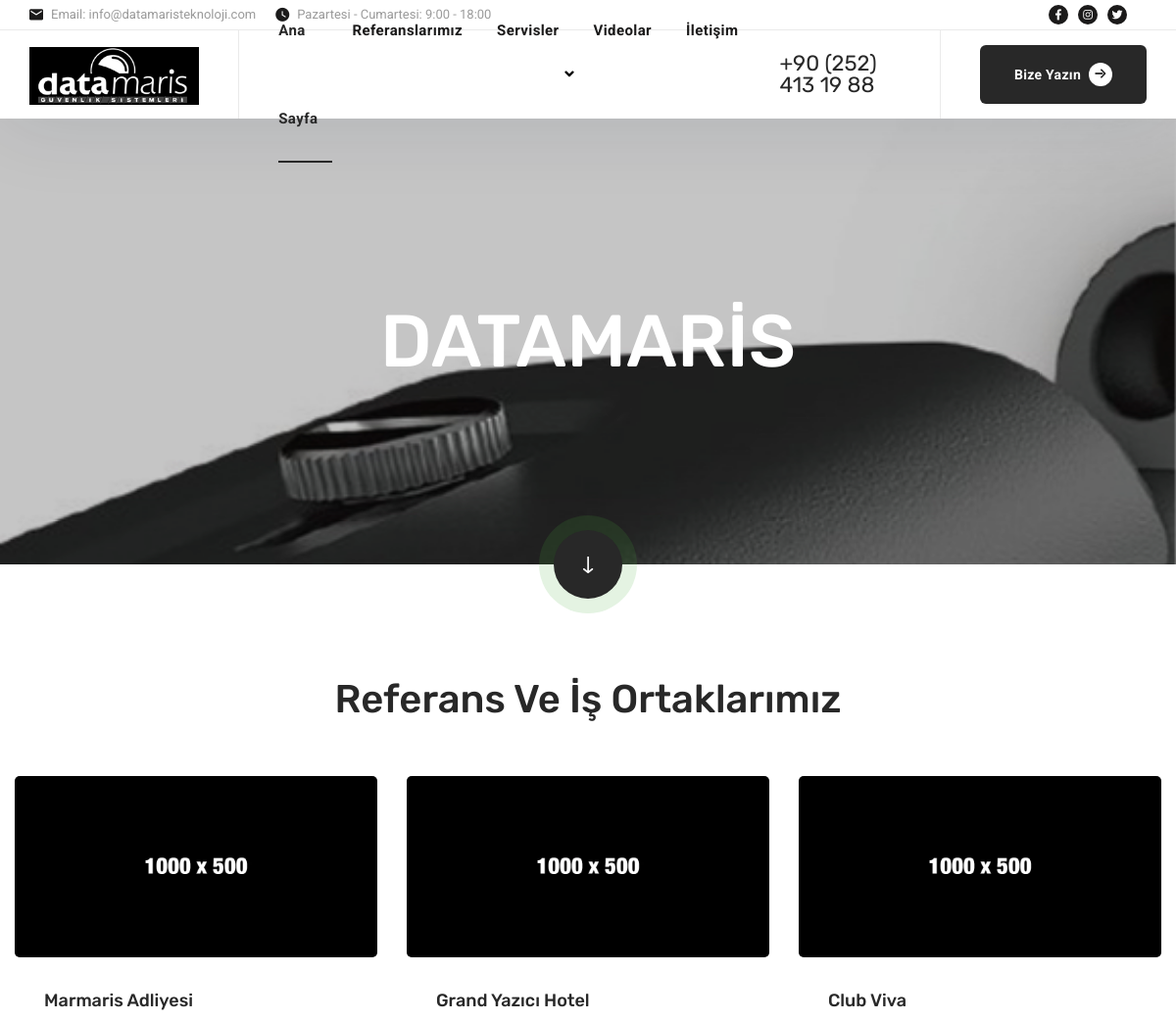
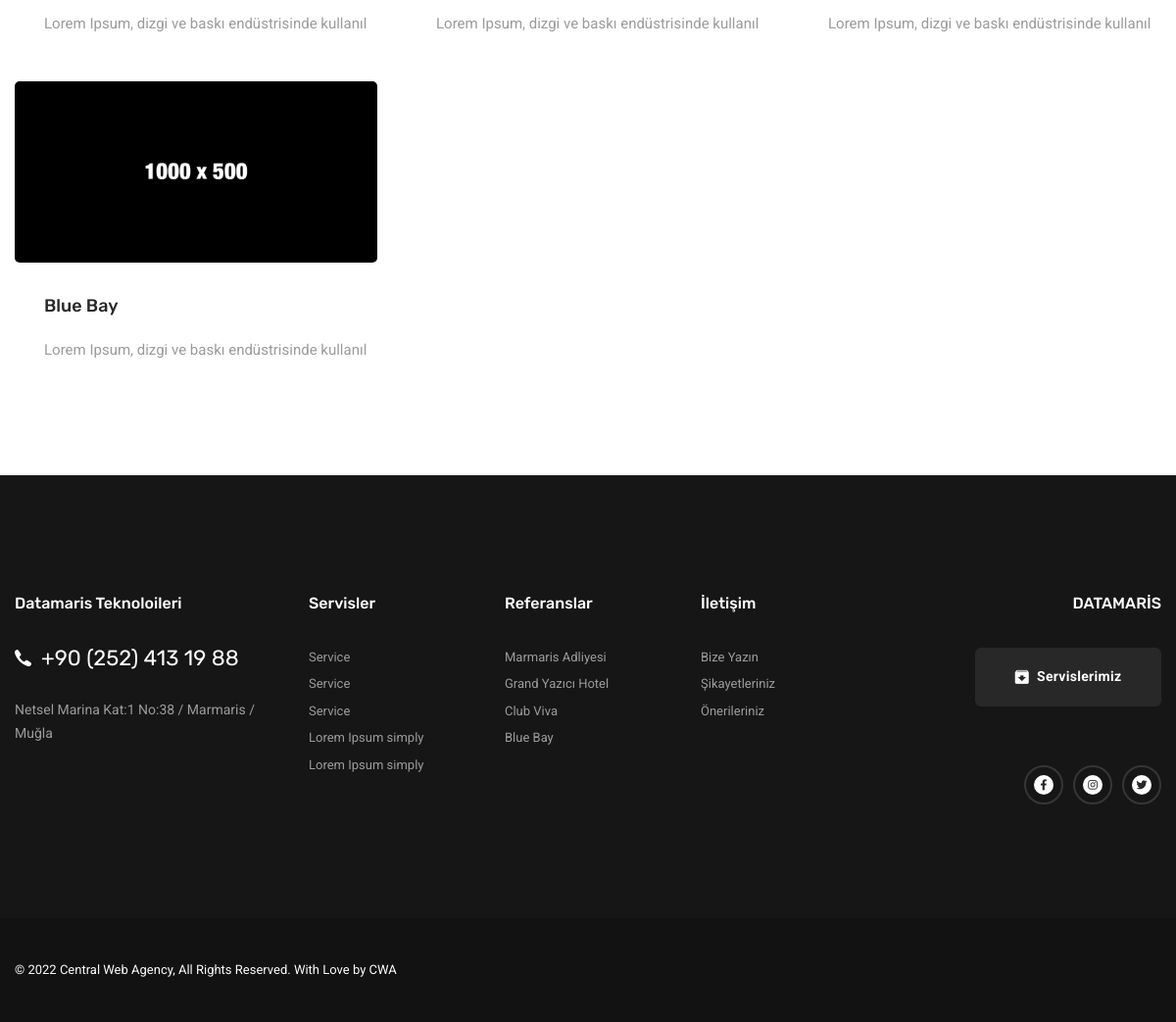
Page /datamaris/referance/ on the committed database (2 pictures, top to bottom).
### datamaris/models.py (models this page shows, shortened)
class Referance(models.Model):
    referance = models.CharField(max_length=50, verbose_name='Referance İşletme')
    image = models.ImageField(upload_to='products/%y/%m/%d', blank=True)
    work = models.CharField(max_length=50, verbose_name='Yapılan İş')

class Service(models.Model):
    title = models.CharField(max_length=20, verbose_name='Service title')
    service = models.CharField(max_length=250, verbose_name='Mini Açıklama')
    header = models.CharField(max_length=500, verbose_name='Başlık')
    info=RichTextUploadingField()
    infoTwo = RichTextUploadingField()
    ability = models.CharField(max_length=60, verbose_name='Giriş Yapınız')
    ability2 = models.CharField(max_length=60, verbose_name='Giriş Yapınız')
    ability3 = models.CharField(max_length=60, verbose_name='Giriş Yapınız')
    ability4 = models.CharField(max_length=60, verbose_name='Giriş Yapınız')
    ability5 = models.CharField(max_length=60, verbose_name='Giriş Yapınız')
    ability6 = models.CharField(max_length=60, verbose_name='Giriş Yapınız')
    image = models.ImageField(upload_to='products/%y/%m/%d', blank=True)
    slug = models.SlugField(max_length=200, db_index=True)
    def get_absolute_url(self):
        return reverse('datamaris:service_detail', args=[self.slug, self.id])

### datamaris/views.py (the view)
# urls.py: path('referance/',views.referance,name='referance'),
def referance(request):
    partners = Partners.objects.all()
    sliders = Slider.objects.all()
    abouts = About.objects.all()
    services = Service.objects.all()
    personels = Personel.objects.all()
    referances = Referance.objects.all()
    comments = Comment.objects.all()
    context = {
        'abouts': abouts,
        'services': services,
        'personels': personels,
        'referances': referances,
        'comments': comments,
        'sliders': sliders,
        'partners': partners
    }
    return render(request,'central/referance.html',context)

### datamaris/templates/central/referance.html (shortened to what this page needs)
{% extends "base.html" %}
{% load static i18n %}
{% block content %}
 <section class="page-title page-title-layout1 bg-overlay bg-overlay-2 bg-parallax text-center">
      <div class="container">
        <div class="row">
          <div class="col-12">
            <h1 class="pagetitle__heading mb-0">DATAMARİS </h1>
            <a href="#awards" class="scroll-down">
              <i class="icon-arrow-down"></i>
            </a>
          </div>
        </div>
      </div>
    </section>
    <section id="awards" class="awards pb-70">
      <div class="container">
        <div class="row">
          <div class="col-sm-12 col-md-12 col-lg-8 offset-lg-2">
            <div class="heading-layout2 text-center mb-50">
              <h3 class="heading__title">Referans ve İş Ortaklarımız</h3>
            </div>
          </div>
        </div>
        <div class="row">
            {%for ref in referances %}
            <div class="col-sm-12 col-md-4 col-lg-4">
            <div class="feature-item">
              <div class="feature__img">
                <img src="{% if ref.image %}{{ ref.image.url }}{% endif %}" alt="certificate" class="img-fluid">
              </div>
              <div class="feature__body">
                <h4 class="feature__title">{{ref.referance}}</h4>
                <p class="feature__desc">{{ref.work}}</p>
              </div>
            </div>
          </div>
            {% endfor %}
        </div>
      </div>
    </section>
{% endblock %}

### datamaris/templates/footer.html (shortened to what this page needs)
{% load static i18n %}
<footer class="footer">
      <div class="footer-primary">
        <div class="container">
          <div class="row">
            <div class="col-sm-12 col-md-6 col-lg-4 col-xl-3 footer-widget footer-widget-contact">
              <h6 class="footer-widget-title">Datamaris Teknoloileri</h6>
              <div class="footer-widget-content">
                <div class="contact__number d-flex align-items-center mb-30">
                  <i class="icon-phone"></i>
                  <a href="tel:5565454117" class="color-primary">+90 (252) 413 19 88</a>
                </div>
                <p class="mb-20">Netsel Marina Kat:1 No:38 / Marmaris / Muğla</p>
              </div>
            </div>
            <div class="col-6 col-sm-6 col-md-6 col-lg-2 col-xl-2 footer-widget footer-widget-nav">
              <h6 class="footer-widget-title">Servisler</h6>
              <div class="footer-widget-content">
                <nav>
                  <ul class="list-unstyled">
                    {% for service in services %}
                    <li><a href="about-us.html">{{service.title}}</a></li>
                      {% endfor %}
                  </ul>
                </nav>
              </div>
            </div>
            <div class="col-6 col-sm-6 col-md-6 col-lg-2 col-xl-2 footer-widget footer-widget-nav">
              <h6 class="footer-widget-title">Referanslar</h6>
              <div class="footer-widget-content">
                <nav>
                  <ul class="list-unstyled">
                    {% for referance in referances %}
                    <li><a href="/datamaris/referance/">{{referance.referance}}</a></li>
                    {% endfor %}
                  </ul>
                </nav>
              </div>
            </div>
            <div class="col-6 col-sm-6 col-md-6 col-lg-2 col-xl-2 footer-widget footer-widget-nav">
              <h6 class="footer-widget-title">İletişim</h6>
              <div class="footer-widget-content">
                <nav>
                  <ul class="list-unstyled">
                    <li><a href="#">Bize Yazın</a></li>
                    <li><a href="#">Şikayetleriniz</a></li>
                    <li><a href="#">Önerileriniz</a></li>
                  </ul>
                </nav>
              </div>
            </div>
            <div class="col-sm-12 col-md-6 col-lg-4 col-xl-3 footer-widget footer-widget-align-right">
              <h6 class="footer-widget-title">DATAMARİS</h6>
              <div class="footer-widget-content">
                <a href="/datamaris/service" class="btn btn__primary btn__primary-style2 btn__download mb-60">
                  <i class="icon-download"></i>
                  <span>Servislerimiz</span>
                </a>
                <ul class="social-icons list-unstyled">
                  <li><a href="#"><i class="fab fa-facebook-f"></i></a></li>
                  <li><a href="#"><i class="fab fa-instagram"></i></a></li>
                  <li><a href="#"><i class="fab fa-twitter"></i></a></li>
                </ul>
              </div>
            </div>
          </div>
        </div>
      </div>
      <div class="footer-copyrights">
        <div class="container">
          <div class="row">
            <div class="col-sm-12 col-md-12 col-lg-12 d-flex justify-content-between">
              <p class="mb-0">
                <span class="color-gray">&copy; 2022 Central Web Agency, All Rights Reserved. With Love by</span>
                <a style="color:white;" href="https://www.centralwebagency.com/">CWA</a>
              </p>
            </div>
          </div>
        </div>
      </div>
    </footer>

### rows in the picture
Referance: image (picture), referance "Marmaris Adliyesi", work "Lorem Ipsum, dizgi ve baskı endüstrisinde kullanıl"
Referance: image (picture), referance "Grand Yazıcı Hotel", work "Lorem Ipsum, dizgi ve baskı endüstrisinde kullanıl"
Referance: image (picture), referance "Club Viva", work "Lorem Ipsum, dizgi ve baskı endüstrisinde kullanıl"
Referance: image (picture), referance "Blue Bay", work "Lorem Ipsum, dizgi ve baskı endüstrisinde kullanıl"
Service: title "Service"
Service: title "Service"
Service: title "Service"
Service: title "Lorem Ipsum simply"
Service: title "Lorem Ipsum simply"
